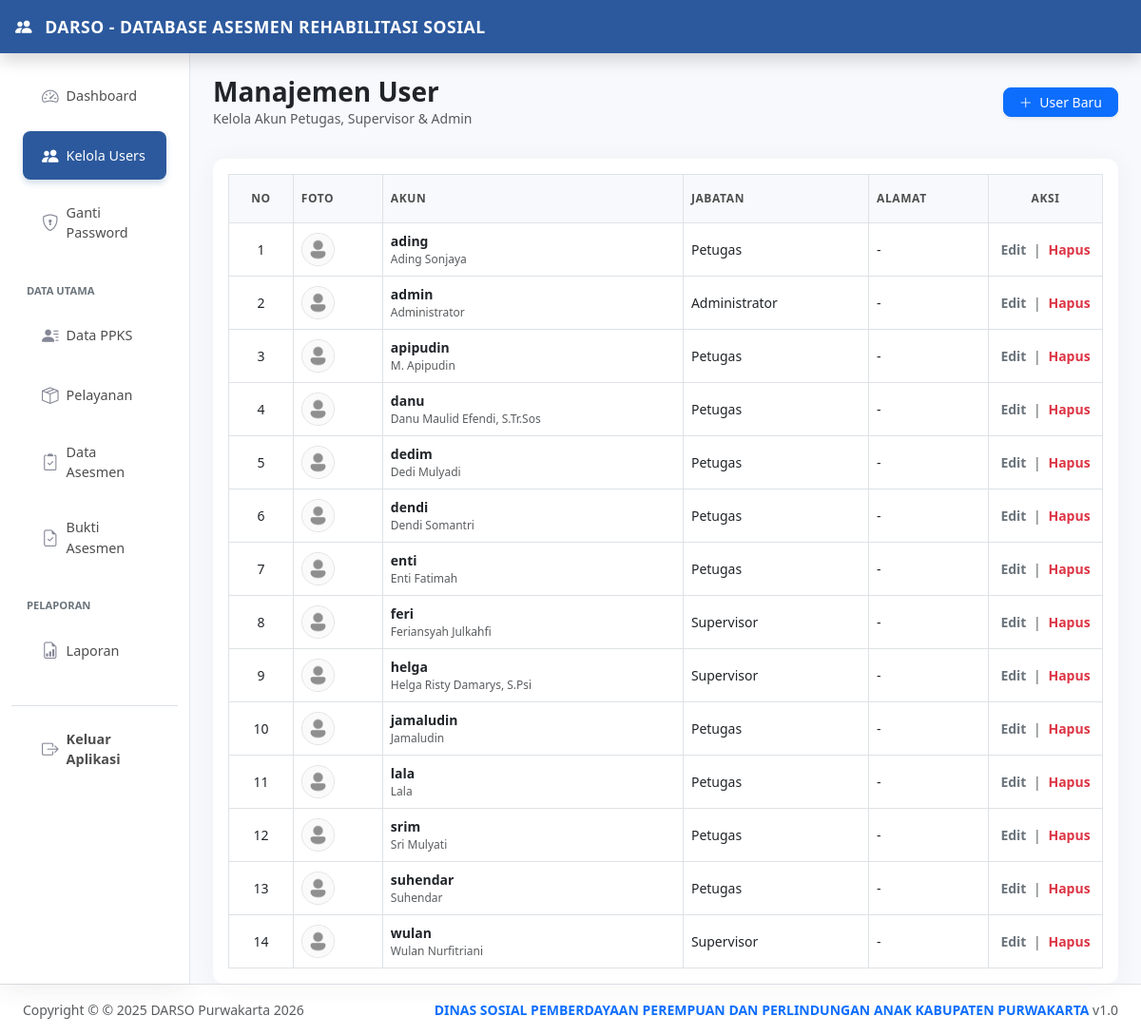
The app's page /user/index.php (signed in) with its own data.
### tables this page shows
CREATE TABLE `tbl_user` (
  `id_user` int(11) NOT NULL,
  `username` varchar(50) NOT NULL,
  `password` varchar(255) NOT NULL,
  `fullname` varchar(100) NOT NULL,
  `jabatan` varchar(50) NOT NULL,
  `gambar` varchar(100) NOT NULL DEFAULT 'user.png'
);

### config.php (called while the page is built, shortened)
<?php
$main_url = "https://darso.online/";

### user/index.php (the view, shortened to what this page needs)
<?php
require '../config.php';
$title = 'User Management';
require '../templates/header.php';
require '../templates/sidebar.php';
?>
<main class="col-md-9 ms-sm-auto col-lg-10 px-md-4 min-vh-100" style="background-color: #f8f9fc;">
  <div class="d-flex justify-content-between align-items-center pt-4 pb-3 mb-3">
    <div>
        <h3 class="fw-bold text-dark mb-0">Manajemen User</h3>
        <p class="text-muted small mb-0">Kelola Akun Petugas, Supervisor & Admin</p>
    </div>
    <a href="tambah-user.php" class="btn btn-primary btn-sm px-3 shadow-sm rounded-3">
      <i class="bi bi-plus-lg me-1"></i> User Baru
    </a>
  </div>
  <div class="card border-0 shadow-sm rounded-0">
    <div class="card-body p-3">
        <div class="table-responsive">
            <table class="table table-bordered table-hover align-middle mb-0" style="border-color: #dee2e6;">
              <thead class="bg-light">
                <tr>
                  <th class="py-3 text-center small fw-bold text-dark">No</th>
                  <th class="py-3 small fw-bold text-dark">Foto</th>
                  <th class="py-3 small fw-bold text-dark">Akun</th>
                  <th class="py-3 small fw-bold text-dark">Jabatan</th>
                  <th class="py-3 small fw-bold text-dark">Alamat</th>
                  <th class="py-3 text-center small fw-bold text-dark" style="width: 120px;">Aksi</th>
                </tr>
              </thead>
              <tbody>
                <?php
                $no = 1;
                $queryUser = mysqli_query($koneksi, "SELECT * FROM tbl_user ORDER BY username ASC");
                while($user = mysqli_fetch_assoc($queryUser)){
                    if($user['jabatan'] == 1) {
                        $jab = "Administrator";
                    } elseif($user['jabatan'] == 2) {
                        $jab = "Supervisor";
                    } else {
                        $jab = "Petugas";
                    }
                    $gambar = !empty($user['gambar']) ? $user['gambar'] : 'user.png';
                    $id_user = $user['id_user'];
                ?>
                  <tr>
                    <td class="text-center text-dark small"><?= $no++; ?></td>
                    <td>
                        <img src="../assets/gambar/<?= $gambar ?>" alt="User" class="rounded-circle border" style="width: 35px; height: 35px; object-fit: cover;">
                    </td>
                    <td>
                        <div class="fw-bold text-dark small"><?= $user['username']; ?></div>
                        <div class="text-muted" style="font-size: 0.75rem;"><?= $user['fullname']; ?></div>
                    </td>
                    <td class="text-dark small"><?= $jab ?></td>
                    <td class="text-dark small"><?= !empty($user['alamat']) ? substr($user['alamat'], 0, 20).'...' : '-' ?></td>
                    <td class="text-center small">
                      <a href="edit-user.php?id=<?= $id_user ?>" class="text-decoration-none fw-bold text-secondary">Edit</a>
                      <span class="mx-1 text-muted">|</span>
                      <a href="proses-user.php?id=<?= $id_user ?>&gambar=<?= $gambar ?>&aksi=hapus-user" class="text-decoration-none fw-bold text-danger" onclick="return confirm('Hapus user ini?')">Hapus</a>
                    </td>
                  </tr>
                <?php } ?>
              </tbody>
            </table>
        </div>
    </div>
  </div>
</main>
<?php require '../templates/footer.php'; ?>

### templates/header.php (shortened to what this page needs)
<?php
require_once dirname(__FILE__) . '/../config.php';
?>
<!doctype html>
<html lang="en">
  <head>
    <link href="<?= $main_url ?>assets/dist/css/bootstrap.min.css" rel="stylesheet">
    <link href="<?= $main_url ?>assets/dashboard/dashboard.css" rel="stylesheet">
    <link rel="stylesheet" href="https://cdn.jsdelivr.net/npm/bootstrap-icons@1.11.1/font/bootstrap-icons.css">
  </head>
  <body>
    <header class="navbar sticky-top flex-md-nowrap p-0 shadow">
      <a class="navbar-brand col-md-3 col-lg-2 me-0 px-3 text-white" href="<?= $main_url ?>">
         <i class="bi bi-people-fill me-2"></i>
         <span class="d-none d-md-inline">DARSO - DATABASE ASESMEN REHABILITASI SOSIAL</span>
      </a>
    </header>
    <div class="container-fluid">
      <div class="row">

### templates/sidebar.php
<nav id="sidebarMenu" class="col-md-3 col-lg-2 d-md-block bg-white sidebar collapse border-end">
  <div class="position-sticky pt-3">
    <ul class="nav flex-column gap-1">
      <li class="nav-item">
        <a class="nav-link <?= ($title == 'Dashboard - App Asesmen') ? 'active' : '' ?> d-flex align-items-center gap-2" href="<?= $main_url ?>index.php">
          <i class="bi bi-speedometer2"></i> Dashboard
        </a>
      </li>
      <?php if($_SESSION['ssUserJab'] == 1) { ?>
      <li class="nav-item">
        <a class="nav-link <?= ($title == 'User Management') ? 'active' : '' ?> d-flex align-items-center gap-2" href="<?= $main_url ?>user/index.php">
          <i class="bi bi-people-fill"></i> Kelola Users
        </a>
      </li>
      <?php } ?>
      <li class="nav-item">
        <a class="nav-link <?= ($title == 'Ganti Password') ? 'active' : '' ?> d-flex align-items-center gap-2" href="<?= $main_url ?>user/ganti-password.php">
          <i class="bi bi-shield-lock"></i> Ganti Password
        </a>
      </li>
      <li class="nav-item mt-3 mb-1">
        <small class="text-secondary px-3 fw-bold" style="font-size: 0.7rem;">DATA UTAMA</small>
      </li>
      <li class="nav-item">
        <a class="nav-link <?= ($title == 'Data PPKS') ? 'active' : '' ?> d-flex align-items-center gap-2" href="<?= $main_url ?>pasien/index.php">
          <i class="bi bi-person-lines-fill"></i> Data PPKS
        </a>
      </li>
      <?php if($_SESSION['ssUserJab'] != 3) { ?>
      <li class="nav-item">
        <a class="nav-link <?= ($title == 'Data Pelayanan') ? 'active' : '' ?> d-flex align-items-center gap-2" href="<?= $main_url ?>obat/index.php">
          <i class="bi bi-box-seam"></i> Pelayanan
        </a>
      </li>
      <?php } ?>
      <li class="nav-item">
        <a class="nav-link <?= ($title == 'Data Asesmen') ? 'active' : '' ?> d-flex align-items-center gap-2" href="<?= $main_url ?>rekammedis/index.php">
          <i class="bi bi-clipboard2-check"></i> Data Asesmen
        </a>
      </li>
      <?php if($_SESSION['ssUserJab'] == 1) { ?>
      <li class="nav-item">
        <a class="nav-link <?= ($title == 'Bukti Asesmen' || $title == 'Input Bukti Asesmen') ? 'active' : '' ?> d-flex align-items-center gap-2" href="<?= $main_url ?>bukti-asesmen/index.php">
          <i class="bi bi-file-earmark-check"></i> Bukti Asesmen
        </a>
      </li>
      <?php } ?>
      <?php if($_SESSION['ssUserJab'] != 3) { ?>
      <li class="nav-item mt-3 mb-1">
        <small class="text-secondary px-3 fw-bold" style="font-size: 0.7rem;">PELAPORAN</small>
      </li>
      <li class="nav-item">
        <a class="nav-link <?= ($title == 'Laporan SIKS PPKS') ? 'active' : '' ?> d-flex align-items-center gap-2" href="<?= $main_url ?>riwayat-perekaman/index.php">
          <i class="bi bi-file-earmark-bar-graph"></i> Laporan
        </a>
      </li>
      <?php } ?>
      <li class="nav-item mt-4 pt-2 border-top">
        <a class="nav-link text-danger fw-bold d-flex align-items-center gap-2" href="<?= $main_url ?>otentikasi/logout.php" onclick="return confirm('Yakin ingin keluar?')">
          <i class="bi bi-box-arrow-right"></i> Keluar Aplikasi
        </a>
      </li>
    </ul>
  </div>
</nav>

### templates/footer.php (shortened to what this page needs)
</div>
    </div>
    <footer class="footer mt-auto py-3 bg-white border-top shadow-sm">
        <div class="container-fluid px-4">
            <div class="d-flex align-items-center justify-content-between small text-muted">
                <div>Copyright &copy; © 2025 DARSO Purwakarta  <?= date('Y') ?></div>
                <div>
                    <span class="text-primary fw-bold">DINAS SOSIAL PEMBERDAYAAN PEREMPUAN DAN PERLINDUNGAN ANAK
KABUPATEN PURWAKARTA</span> v1.0
                </div>
            </div>
        </div>
    </footer>
  </body>
</html>

### templates/header.php (style rules this page uses)
:root { color-scheme: light !important; var(--warna-utama): #2c599d; var(--warna-hover): #1e3d6b; }
body { background-color: #f0f2f5 !important; color: #333 !important; }
.navbar.sticky-top { background-color: #2c599d !important; border: none !important; height: 56px; z-index: 1050; }
.navbar-brand { background-color: #2c599d !important; box-shadow: none !important; font-weight: 700; letter-spacing: 0.5px; font-size: 1.1rem !important; }
#sidebarMenu { background-color: #ffffff !important; border-right: 1px solid #e3e6f0 !important; box-shadow: 0 0.15rem 1.75rem 0 rgba(58, 59, 69, 0.1) !important; min-height: 100vh; }
#sidebarMenu .nav-link { color: #4e4e4e !important; font-weight: 500; padding: 12px 20px; margin: 4px 12px; display: flex; align-items: center; gap: 12px; border-radius: 8px; transition: all 0.2s ease-in-out; font-size: 0.9rem; }
#sidebarMenu .nav-link.active { color: #ffffff !important; background-color: #2c599d !important; box-shadow: 0 4px 6px rgba(44, 89, 157, 0.2); }
#sidebarMenu .nav-link i { font-size: 1.1rem; color: #858796; }
#sidebarMenu .nav-link.active i { color: #ffffff !important; }
.card { border: none !important; border-radius: 12px !important; box-shadow: 0 0.15rem 1.75rem 0 rgba(58, 59, 69, 0.05) !important; }
.table thead th { background-color: #f8f9fc; text-transform: uppercase; font-size: 0.75rem; letter-spacing: 0.05em; color: #4e4e4e !important; }

### records on screen
tbl_user: gambar (placeholder picture), username "ading", fullname "Ading Sonjaya", jabatan "Petugas"
tbl_user: gambar (placeholder picture), username "admin", fullname "Administrator", jabatan "Administrator"
tbl_user: gambar (placeholder picture), username "apipudin", fullname "M. Apipudin", jabatan "Petugas"
tbl_user: gambar (placeholder picture), username "danu", fullname "Danu Maulid Efendi, S.Tr.Sos", jabatan "Petugas"
tbl_user: gambar (placeholder picture), username "dedim", fullname "Dedi Mulyadi", jabatan "Petugas"
tbl_user: gambar (placeholder picture), username "dendi", fullname "Dendi Somantri", jabatan "Petugas"
tbl_user: gambar (placeholder picture), username "enti", fullname "Enti Fatimah", jabatan "Petugas"
tbl_user: gambar (placeholder picture), username "feri", fullname "Feriansyah Julkahfi", jabatan "Supervisor"
tbl_user: gambar (placeholder picture), username "helga", fullname "Helga Risty Damarys, S.Psi", jabatan "Supervisor"
tbl_user: gambar (placeholder picture), username "jamaludin", fullname "Jamaludin", jabatan "Petugas"
tbl_user: gambar (placeholder picture), username "lala", fullname "Lala", jabatan "Petugas"
tbl_user: gambar (placeholder picture), username "srim", fullname "Sri Mulyati", jabatan "Petugas"
tbl_user: gambar (placeholder picture), username "suhendar", fullname "Suhendar", jabatan "Petugas"
tbl_user: gambar (placeholder picture), username "wulan", fullname "Wulan Nurfitriani", jabatan "Supervisor"
